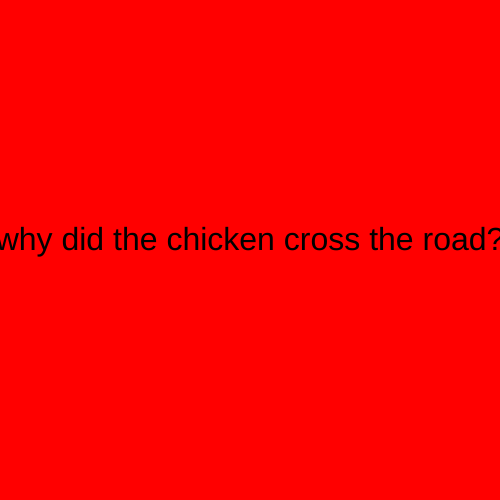
Frame 1 (no input)
Frame 60 (no input): identical to frame 1, image omitted
Frame 120 (the mouse pressed at the canvas centre since frame 60): identical to frame 1, image omitted

The p5.js sketch that drew this single still picture (run headless with seeded random() and noise() and a simulated clock; from frame 60 on, the mouse is pressed at the canvas centre):

// p5.js sketch
// ── sketch.js
let timer = 0;
let state = 0;

function setup() {
  createCanvas(500, 500);
  textSize(32);
  textAlign(CENTER);
  rectMode(CENTER);
}

function draw() {

  switch (state) {

    case 0:
      background('red');
      text("why did the chicken cross the road?", 250, 250);
      timer = timer + 1;
      if (timer > 5 * 60) {
        state = 1;
        timer = 0;
      }


      break;

    case 1:
      background('blue');
      text("to get to the\nother side", 250, 250, 350, 200);
      break;

  }
}
